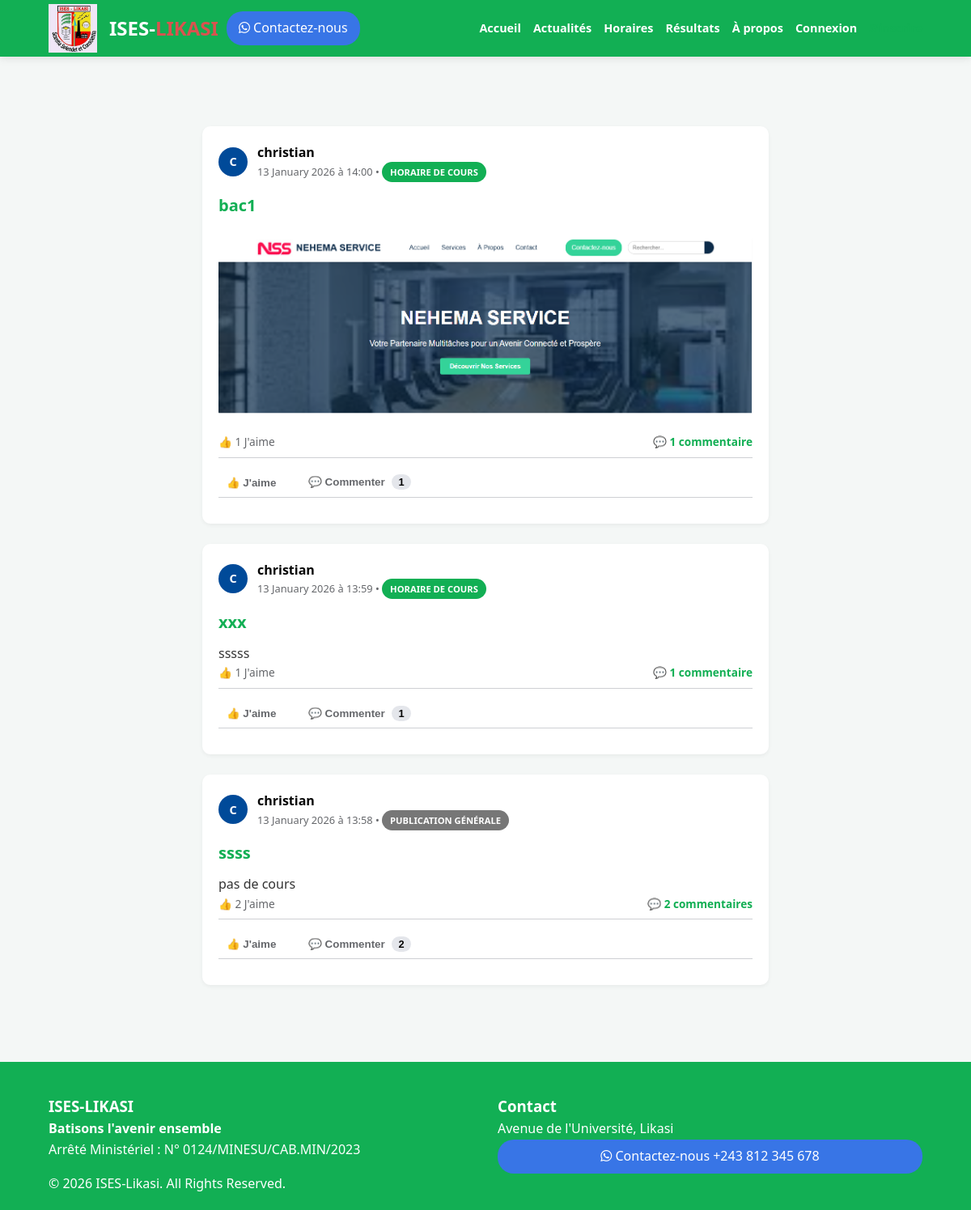
The page / on the database its author committed.
### portal/models.py (models this page shows)
class Post(models.Model):
    POST_TYPES = (
        ('GENERAL', 'Publication Générale'),
        ('NEWS', 'Communiqué Officiel'),
        ('SCHEDULE', 'Horaire de Cours'),
    )
    author = models.ForeignKey(User, on_delete=models.CASCADE)
    post_type = models.CharField(max_length=10, choices=POST_TYPES, default='GENERAL')
    title = models.CharField(max_length=200)
    content = models.TextField()
    promotion = models.ForeignKey(Promotion, on_delete=models.CASCADE, blank=True, null=True)
    image = models.ImageField(upload_to='posts/', blank=True, null=True)
    video = models.FileField(upload_to='videos/', blank=True, null=True)
    document_pdf = models.FileField(upload_to='documents/', blank=True, null=True)
    created_at = models.DateTimeField(auto_now_add=True)
    likes = models.ManyToManyField(User, related_name='post_likes', blank=True)

### portal/views.py (the view)
# urls.py: path('', views.home_view, name='home'),
def home_view(request):
    posts = Post.objects.all().order_by('-created_at')
    return render(request, 'portal/home.html', {'posts': posts})

### portal/templates/portal/home.html (shortened to what this page needs)
{% extends 'portal/base.html' %}
{% load static %}
{% block content %}
<div class="feed-container">
    {% for post in posts %}
    <div class="post-card">
        <div class="post-header-meta">
            <div class="fb-avatar">{{ post.author.username|slice:":1"|upper }}</div>
            <div class="post-info">
                <span class="post-author-name"><strong>{{ post.author.get_full_name|default:post.author.username }}</strong></span>
                <span class="post-date">{{ post.created_at|date:"d F Y à H:i" }} • <span class="badge {{ post.post_type }}">{{ post.get_post_type_display }}</span></span>
            </div>
        </div>
        <div class="post-content">
            <h2 class="post-title">{{ post.title }}</h2>
            <p>{{ post.content|linebreaks }}</p>
            {% if post.image %}<img src="{{ post.image.url }}" class="media-full">{% endif %}
        </div>
        <div class="fb-comments-wrapper">
            <div class="fb-comment-count">
                <span>👍 {{ post.likes.count }} J'aime</span>
                <span style="font-weight: 600; color: var(--blue);">💬 {{ post.comments.count }} commentaire{{ post.comments.count|pluralize }}</span>
            </div>
            <hr class="fb-divider">
            <div class="social-interaction-btns">
                <form action="{% url 'like_post' post.id %}" method="POST" style="display:inline;">
                    <button type="submit" class="interaction-btn {% if user in post.likes.all %}active-like{% endif %}">
                        {% if user in post.likes.all %}
                            💙 J'aime
                        {% else %}
                            👍 J'aime
                        {% endif %}
                    </button>
                </form>
                <button type="button" class="interaction-btn btn-toggle-comments" onclick="toggleComments('{{ post.id }}')">
                    💬 Commenter <span class="comment-badge">{{ post.comments.count }}</span>
                </button>
            </div>
            <hr class="fb-divider">
        </div>
    </div>
    {% endfor %}
</div>
{% endblock %}

### portal/static/portal/css/style.css (style rules this page uses)
:root { --blue: rgb(18, 175, 84); --red: #d9534f; --light: #f4f7f6; --white: #ffffff; }
* { margin: 0; padding: 0; box-sizing: border-box; }
body { font-family: 'Segoe UI', sans-serif; background: var(--light); color: #333; line-height: 1.6; }
.feed-container { max-width: 700px; margin: auto; }
.post-card { background: white; border-radius: 10px; padding: 20px; margin-bottom: 25px; box-shadow: 0 2px 5px rgba(0,0,0,0.05); }
.media-full { width: 100%; border-radius: 8px; margin: 15px 0; }
.badge { padding: 5px 10px; border-radius: 20px; color: white; font-size: 0.7rem; font-weight: bold; text-transform: uppercase; }
.SCHEDULE { background: var(--blue); }
.GENERAL { background: #777; }
.post-header-meta { display: flex; gap: 12px; align-items: center; margin-bottom: 15px; }
.post-info { display: flex; flex-direction: column; }
.post-author-name { font-size: 1rem; color: #050505; }
.post-date { font-size: 0.8rem; color: #65676b; }
.post-title { font-size: 1.25rem; margin-bottom: 10px; color: var(--blue); }
.media-full { width: 100%; border-radius: 8px; margin: 10px 0; max-height: 500px; object-fit: cover; }
.social-interaction-btns { display: flex; gap: 20px; padding: 5px 0; }
.interaction-btn { background: none; border: none; color: #65676b; font-weight: 600; cursor: pointer; padding: 5px 10px; border-radius: 5px; }
.fb-comment-count { display: flex; justify-content: space-between; font-size: 0.9rem; color: #65676b; padding-bottom: 8px; }
.fb-divider { border: 0; border-top: 1px solid #ced0d4; margin-bottom: 12px; }
.fb-avatar { width: 36px; height: 36px; background: #004a99; color: white; border-radius: 50%; display: flex; align-items: center; justify-content: center; font-weight: bold; font-size: 0.9rem; flex-shrink: 0; }
.comment-badge { background: #e4e6eb; color: #050505; padding: 2px 8px; border-radius: 10px; font-size: 0.8rem; margin-left: 5px; font-weight: bold; }
.fb-comment-count span { font-size: 0.85rem; }

### rows shown on the page
Post: author.username "C", author.get_full_name "christian", created_at "13 January 2026 à 14:00", post_type "HORAIRE DE COURS", title "bac1", image (picture), likes.count "1", comments.count "1", shows "👍 J'aime"
Post: author.username "C", author.get_full_name "christian", created_at "13 January 2026 à 13:59", post_type "HORAIRE DE COURS", title "xxx", content "sssss", likes.count "1", comments.count "1", shows "👍 J'aime"
Post: author.username "C", author.get_full_name "christian", created_at "13 January 2026 à 13:58", post_type "PUBLICATION GÉNÉRALE", title "ssss", content "pas de cours", likes.count "2", comments.count "2", shows "👍 J'aime"
